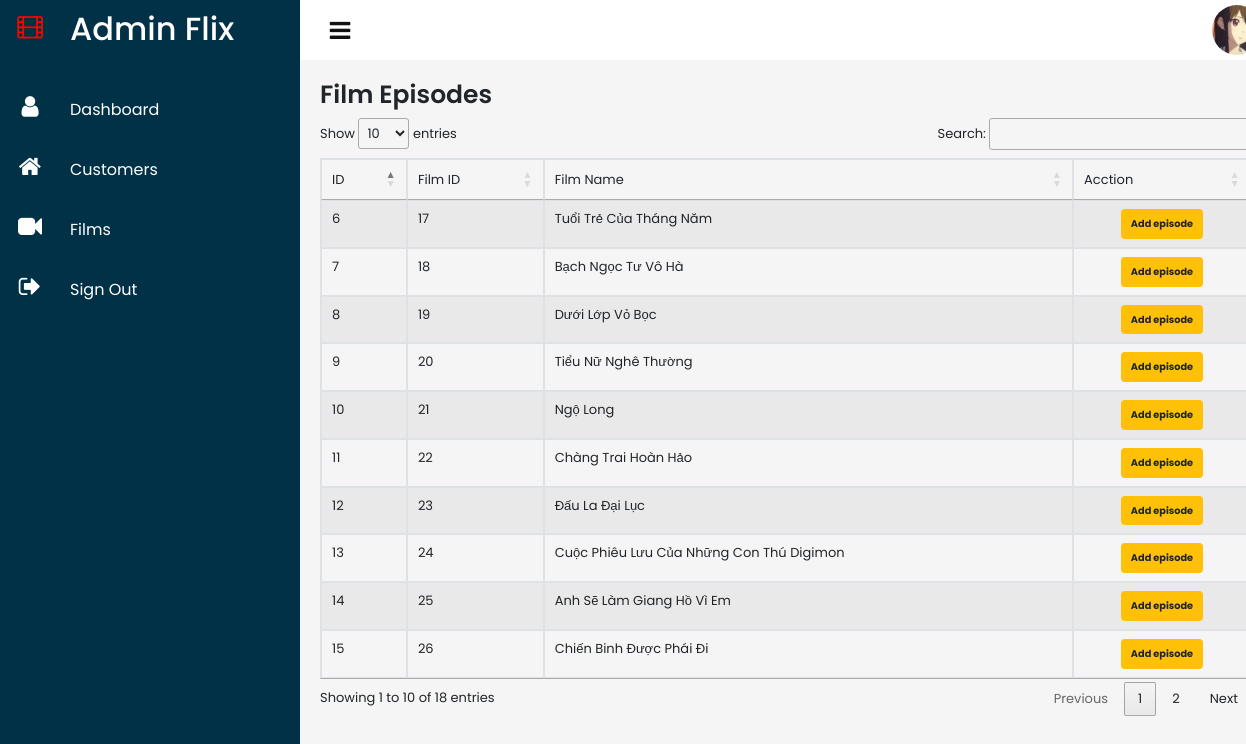
Screenshot of /admin/films/episodes.php (signed in) with the database file from the repository.
### tables this page shows
CREATE TABLE `tbl_episodes` (
  `episode_id` int(11) NOT NULL,
  `film_id` int(11) DEFAULT NULL,
  `episode_name` varchar(255) DEFAULT NULL,
  `video` varchar(255) DEFAULT NULL
);

CREATE TABLE `tbl_films` (
  `id` int(11) NOT NULL,
  `name` varchar(255) DEFAULT NULL,
  `sub_name` varchar(255) DEFAULT NULL,
  `status` varchar(255) DEFAULT NULL,
  `typemovie` int(11) DEFAULT NULL,
  `nation_id` int(11) DEFAULT NULL,
  `year` int(11) DEFAULT NULL,
  `image_vertical` varchar(255) DEFAULT NULL,
  `description` varchar(1000) DEFAULT NULL,
  `duration` int(11) DEFAULT NULL,
  `num_view` int(11) DEFAULT NULL,
  `subtitle` varchar(255) DEFAULT NULL,
  `quality` varchar(255) DEFAULT NULL,
  `video` varchar(255) DEFAULT NULL,
  `image_horizontal` varchar(255) DEFAULT NULL
);

### admin/films/episodes.php (the view, shortened to what this page needs)
<?php
require_once('../header.php');
require_once('../../autoload/Autoload.php');
$query = "SELECT tbl_episodes.episode_name, tbl_episodes.film_id, tbl_episodes.episode_id, tbl_films.name FROM tbl_episodes INNER JOIN tbl_films ON tbl_films.id = tbl_episodes.film_id";
$result = mysqli_query($conn, $query);
?>
<div class="containerr">
    <?php require_once('../navigation/navigation.php') ?>
    <div class="main">
        <?php require_once('../topbar/topbar.php') ?>
        <div class="detailsFilm">
            <div class="recentFilms">
                <div class="filmHeader">
                    <h2 style="font-size: 25px;">Film Episodes</h2>
                </div>
                <table id="films_data" class="table table-striped table-bordered" cellspacing="0" width="100%">
                    <thead>
                        <tr>
                            <td>ID</td>
                            <td>Film ID</td>
                            <td>Film Name</td>
                            <td>Acction</td>
                        </tr>
                    </thead>
                    <tbody>
                        <?php while ($row = mysqli_fetch_array($result)) : ?>
                            <tr>
                                <td><?= $row['episode_id'] ?></td>
                                <td><?= $row['film_id'] ?></td>
                                <td><?= $row['name'] ?></td>
                                <td class="text-center">
                                    <a href="addepisodes.php?id_film=<?= $row['film_id'] ?>">
                                        <b class='badge badge-warning status-Content' style="padding: 10px">Add episode</b>
                                    </a>
                                </td>
                            </tr>
                        <?php endwhile; ?>
                    </tbody>
                </table>
            </div>
        </div>
    </div>
</div>
<?php require_once('../footer.php') ?>

### admin/assets/css/main.css (style rules this page uses)
* { margin: 0; padding: 0; box-sizing: border-box; font-family: 'Poppins', sans-serif; }
body { overflow-x: hidden; }
.containerr { position: relative; width: 100%; }
.main { position: relative; width: 78%; left: 300px; min-height: 100vh; background-color: #f5f5f5; transition: 0.5s; }

### admin/assets/css/film.css (style rules this page uses)
.detailsFilm { padding: 20px; font-size: 13px; }
.filmHeader { display: flex; justify-content: space-between; align-items: flex-start; }
.filmHeader h2 { font-weight: 600; }

### rows the page displays
tbl_episodes: episode_id "6", film "17", film.name "Tuổi Trẻ Của Tháng Năm"
tbl_episodes: episode_id "7", film "18", film.name "Bạch Ngọc Tư Vô Hà"
tbl_episodes: episode_id "8", film "19", film.name "Dưới Lớp Vỏ Bọc"
tbl_episodes: episode_id "9", film "20", film.name "Tiểu Nữ Nghê Thường"
tbl_episodes: episode_id "10", film "21", film.name "Ngộ Long"
tbl_episodes: episode_id "11", film "22", film.name "Chàng Trai Hoàn Hảo"
tbl_episodes: episode_id "12", film "23", film.name "Đấu La Đại Lục"
tbl_episodes: episode_id "13", film "24", film.name "Cuộc Phiêu Lưu Của Những Con Thú Digimon"
tbl_episodes: episode_id "14", film "25", film.name "Anh Sẽ Làm Giang Hồ Vì Em"
tbl_episodes: episode_id "15", film "26", film.name "Chiến Binh Được Phái Đi"
